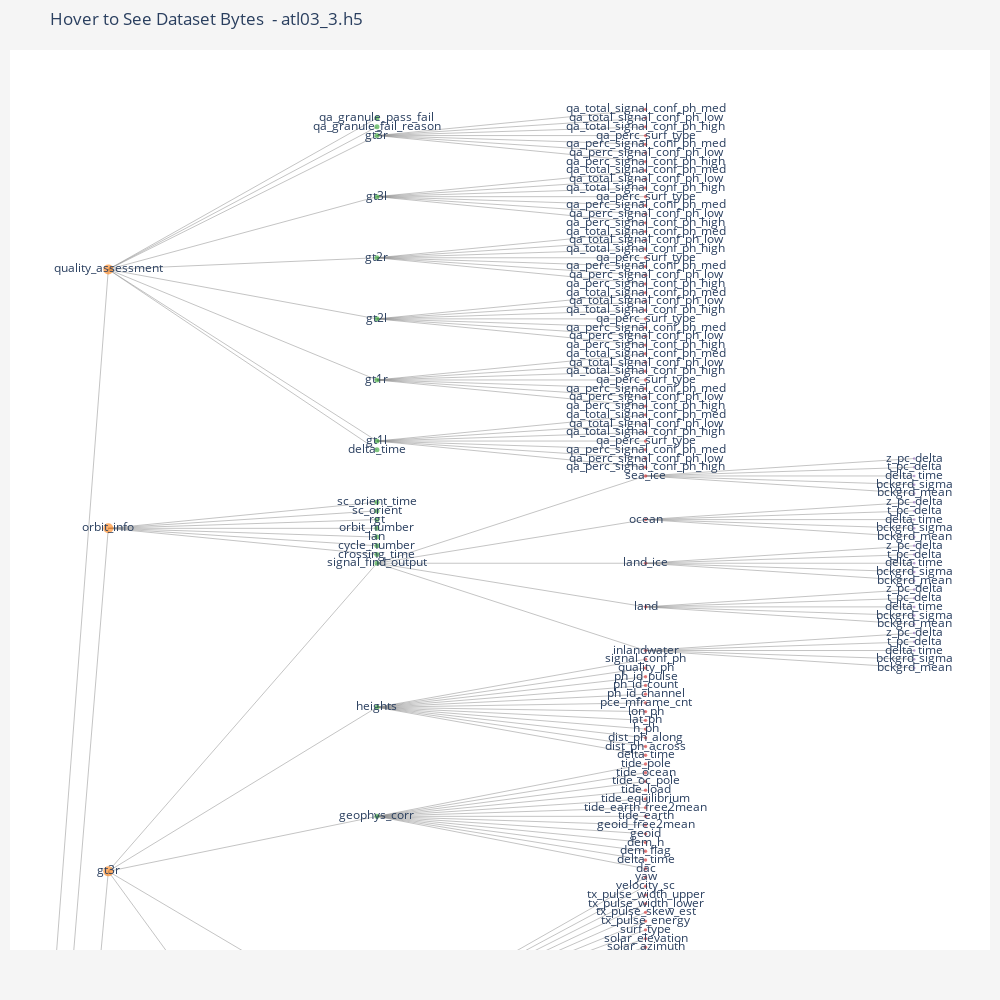

Here is the notebook cell this chart was saved with:
### Markdown cell above
# Hierarchical Structure Visualization
The HDF5 hierarchichal data format may have groups within groups. Let's see if we can visualize this structure using a commmon tree diagram which shows the nesting/relationships of groups/datasets. Note that organizing the tree layout according to Reingold-Tilford may take several seconds.

### Code cell
class H5XRay:
    def __init__(self, filepath, max_depth=None, show_text=True, figure_size=(1000, 1000)):
        """
        Constructor for the H5XRay class.

        Args:
            filepath (str): Path to the HDF5 file to visualize.
            max_depth (int, optional): Maximum depth to visualize in the tree. If None, visualize entire tree.
            show_text (bool, optional): Whether to display text labels on nodes in the graph.
            figure_size (tuple, optional): Dimensions for the output visualization (width, height).
        """
        self.filepath = filepath
        self.G = None
        self.show_text = show_text
        self.figure_size = figure_size
        self.generate_igraph_tree(max_depth=max_depth)

    def scan_hdf5(self, current_group, depth=0):
        """
        Recursively scan an HDF5 group to derive its structure.

        Args:
            current_group (h5py.Group): Current HDF5 group to scan.
            depth (int): Current depth in the hierarchy.

        Returns:
            list: List of tuples where each tuple represents an item (depth, name, type) in the HDF5 structure.
        """
        items = []

        for key, item in current_group.items():
            attrs = {k: v for k, v in item.attrs.items()}  # Extract attributes

            if isinstance(item, h5py.Dataset):
                size = item.size * item.dtype.itemsize
                dtype = str(item.dtype)
                shape = str(item.shape)
                items.append((depth, key, 'dataset', size, dtype, shape, attrs))
            elif isinstance(item, h5py.Group):
                items.append((depth, key, 'group', 'na', 'na', 'na', attrs))
                items.extend(self.scan_hdf5(item, depth=depth + 1))

        return items

    def hdf5_to_igraph_tree(self, group, parent_name='/', depth=0, max_depth=None):
        """
        Converts an HDF5 group into an igraph tree representation. Used for visualization.

        Args:
            group (h5py.Group): The current HDF5 group.
            parent_name (str): The hierarchical name of the current group.
            depth (int): Current depth in the hierarchy.
            max_depth (int, optional): Maximum depth for visualization.
        """
        if self.G is None:
            self.G = ig.Graph(directed=True)
            self.G.add_vertex(name=parent_name, label=parent_name.split('/')[-1] or '/')

        if max_depth is not None and depth > max_depth:
            return

        for key, item in group.items():
            vertex_name = f"{parent_name}/{key}" if parent_name != '/' else f"{parent_name}{key}"

            attrs = {k: v for k, v in item.attrs.items()}  # Extract attributes
            dtype, shape, size = 'na', 'na', 'na'
            if isinstance(item, h5py.Dataset):
                size = item.size * item.dtype.itemsize
                dtype = str(item.dtype)
                shape = str(item.shape)

            self.G.add_vertex(name=vertex_name, label=key, depth=depth, size=str(size), dtype=dtype, shape=shape, attrs=attrs)
            self.G.add_edge(parent_name, vertex_name)

            if isinstance(item, h5py.Group):
                self.hdf5_to_igraph_tree(item, vertex_name, depth + 1, max_depth)


    def generate_igraph_tree(self, max_depth=None):
        """
        Generates the igraph tree representation of the HDF5 file.

        Args:
            max_depth (int, optional): Maximum depth for visualization.
        """
        if self.G is None:
            with h5py.File(self.filepath, 'r') as f:
                self.G = None
                self.hdf5_to_igraph_tree(f['/'], max_depth=max_depth)

    def create_plotly_figure(self):
        """
        Create the Plotly figure for visualization.

        Returns:
            go.Figure: The Plotly figure object.
        """
        if self.G is None:
            raise ValueError("No graph data available. Please run generate_igraph_tree first.")

        layout = self.G.layout_reingold_tilford(root=[0])

        x = [coord[0] for coord in layout]
        y = [coord[1] for coord in layout]

        unique_depths = set(v['depth'] + 1 if v['depth'] is not None else 0 for v in self.G.vs)
        max_depth = max(unique_depths)
        categorical_colors = ['#1f77b4', '#ff7f0e', '#2ca02c', '#d62728', '#9467bd', '#8c564b', '#e377c2', '#7f7f7f', '#bcbd22', '#17becf']
        color_palette = [categorical_colors[i % len(categorical_colors)] for i in range(max_depth + 1)]

        edge_trace = go.Scatter(
            x=[], y=[], line=dict(width=0.5, color='#888'), hoverinfo='none', mode='lines')

        for edge in self.G.es:
            source, target = edge.tuple
            x0, y0 = layout[source]
            x1, y1 = layout[target]
            edge_trace['y'] += tuple([x0, x1, None])
            edge_trace['x'] += tuple([y0, y1, None])

        node_sizes = [10 / (v['depth'] + 1 if v['depth'] is not None else 1) for v in self.G.vs]

        hover_texts = []
        for v in self.G.vs:
            base_text = v['label']
            additional_info = []

            # Add size if dataset
            if v['size'] != 'na':
                additional_info.append(f"Size: {v['size']} bytes")

            # Add dtype and shape if dataset
            if v['dtype'] != 'na' and v['shape'] != 'na':
                additional_info.append(f"Type: {v['dtype']}")
                additional_info.append(f"Shape: {v['shape']}")

            # Add attributes (metadata) in a structured manner
            if v['attrs']:
                attr_texts = []
                for k, attr_value in v['attrs'].items():
                    # Check if the value is a byte string and decode if necessary
                    formatted_value = attr_value.decode() if isinstance(attr_value, bytes) else str(attr_value)
                    # Wrap long attribute values
                    wrapped_value = self.wrap_text(formatted_value)
                    attr_text = f"{k}: {wrapped_value}"
                    attr_texts.append(attr_text)

                additional_info.append("Attributes:")
                additional_info.extend(attr_texts)

            full_text = base_text + ("<br>" + "<br>".join(additional_info) if additional_info else "")
            hover_texts.append(full_text)

        node_trace = go.Scatter(
            x=y, y=x,
            mode='markers+text' if self.show_text else 'markers',
            text=[v['label'] for v in self.G.vs] if self.show_text else None,
            hovertext=hover_texts,
            hoverinfo='text',
            marker=dict(
                showscale=False,
                color=[color_palette[v['depth'] + 1 if v['depth'] is not None else 0] for v in self.G.vs],
                size=node_sizes,
                opacity=0.6,
                line_width=0,
            ))

        fig = go.Figure(data=[edge_trace, node_trace],
                        layout=go.Layout(title=f'Hover to See Dataset Bytes  - {os.path.basename(self.filepath)}',
                                         showlegend=False, hovermode='closest',
                                         width=self.figure_size[0], height=self.figure_size[1],
                                         margin=dict(b=50, l=10, r=10, t=50),
                                         xaxis=dict(showgrid=False, zeroline=False, showticklabels=False),
                                         yaxis=dict(showgrid=False, zeroline=False, showticklabels=False),
                                         plot_bgcolor='white', paper_bgcolor='whitesmoke'))

        return fig



    def visualize_tree(self, export_path=None):
        """
        Visualizes the tree structure of the HDF5 file using Plotly.

        Args:
            export_path (str, optional): The full path to the output image file, including filename and extension.
                                         If provided, the plot will be exported as an image.
        Raises:
            ValueError: If the graph data isn't available.
        """
        fig = self.create_plotly_figure()  # Create the Plotly figure

        if export_path:
            self.export_figure_as_image(export_path)  # Export the figure as an image

        fig.show()

    def export_figure_as_image(self, full_path, format="png", watermark_text='@jonm3d'):
        """
        Export the Plotly figure as a static image with an optional watermark.

        Args:
            full_path (str): The full path to the output image file, including filename and extension.
            format (str, optional): The format of the output image (e.g., "png", "jpeg", "pdf").
            watermark_text (str, optional): Text to use as a watermark (e.g., "Watermark Text").
        """
        if self.G is None:
            raise ValueError("No graph data available. Please run generate_igraph_tree first.")

        # Create directories as needed
        os.makedirs(os.path.dirname(full_path), exist_ok=True)

        fig = self.create_plotly_figure()  # Create the Plotly figure

        # Save the figure as an image
        fig.write_image(full_path, format=format)

        # Add a watermark if watermark_text is provided
        if watermark_text:
            img = Image.open(full_path)
            draw = ImageDraw.Draw(img)

            # Customize the font size
            font_size = 16  # Adjust the font size as needed

            # Calculate text size and image size using textbbox
            text_bbox = draw.textbbox((0, 0), watermark_text)
            text_width = text_bbox[2] - text_bbox[0]
            text_height = text_bbox[3] - text_bbox[1]

            img_width, img_height = img.size

            # Adjust the margin as needed
            margin = 10

            # Calculate the position for the watermark (top right corner)
            position = (img_width - text_width - margin, margin)

            # Set the fill color to solid black
            fill_color = "black"

            # Add the watermark with the modified font size and fill color
            draw.text(position, watermark_text, fill=fill_color)

            # Save the image with the watermark
            img.save(full_path)
            
    def wrap_text(self, text, max_len=50):
        """
        Wrap the given text into lines of no more than max_len characters.
        
        Args:
            text (str): The input text.
            max_len (int, optional): Maximum number of characters for each line. Default is 50.
        
        Returns:
            str: The wrapped text.
        """
        return "<br>".join(textwrap.wrap(text, max_len))

# Example usage:
# Create an instance of the H5XRay class
h5_xray = H5XRay(filepath=input_file, 
                 show_text=True, # annotates each note with the dataset name
                )

# Visualize the tree structure and export as an image
h5_xray.visualize_tree(export_path=input_file_base + '_tree_labels.png')
# h5_xray.visualize_tree()

### Figure 1 — Plotly figure (JSON) as saved in the notebook; plotly's stock layout.template omitted (floating-point values rounded to 4 significant figures; data arrays with more than 128 entries replaced by an {"elided": "..."} marker saying what was removed)
{"data": [{"hoverinfo": "none", "line": {"color": "#888", "width": 0.5}, "mode": "lines", "type": "scatter", "x": {"elided": "3519 int values"}, "y": {"elided": "3519 float values"}}, {"hoverinfo": "text", "hovertext": {"elided": "1174 str values"}, "marker": {"color": {"elided": "1174 str values"}, "line": {"width": 0}, "opacity": 0.6, "showscale": false, "size": {"elided": "1174 float values"}}, "mode": "markers+text", "text": {"elided": "1174 str values"}, "type": "scatter", "x": {"elided": "1174 int values"}, "y": {"elided": "1174 float values"}}], "layout": {"height": 1000, "hovermode": "closest", "margin": {"b": 50, "l": 10, "r": 10, "t": 50}, "paper_bgcolor": "whitesmoke", "plot_bgcolor": "white", "showlegend": false, "title": {"text": "Hover to See Dataset Bytes  - atl03_3.h5"}, "width": 1000, "xaxis": {"autorange": false, "range": [0.6341, 4.282], "showgrid": false, "showspikes": false, "showticklabels": false, "type": "linear", "zeroline": false}, "yaxis": {"autorange": false, "range": [327.8, 430.9], "showgrid": false, "showspikes": false, "showticklabels": false, "type": "linear", "zeroline": false}}}
